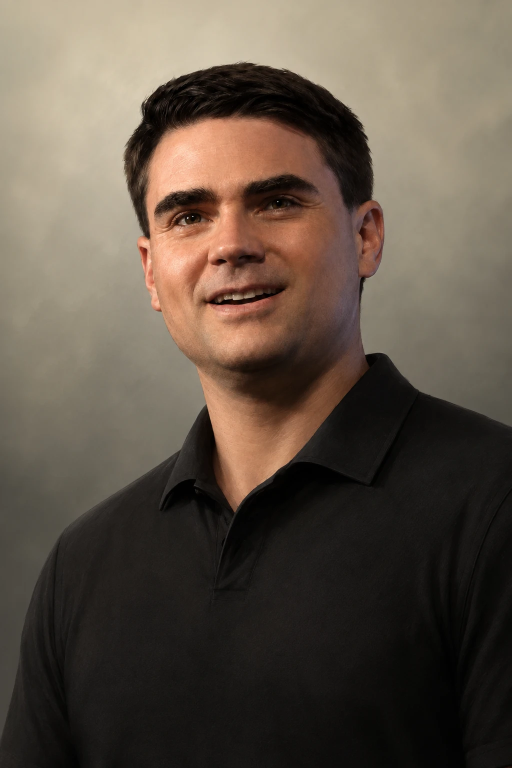
#> input picture hoi4-kekistan/tools/leader_portrait.png, 1024 x 1536 px (shown at 1/2 size)
$ python generate_portrait.py
#> lines starting #> are read from the running program, lines starting #| are printed output that depends on the picture
#!/usr/bin/env python3
"""Cut the country-leader portrait from tools/leader_portrait.png.

HOI4 country leader portraits are 156x210 and vanilla ships them as .dds, so
that is what gets written:

    gfx/leaders/GER/Portrait_Kekistan_Ben_Shapiro.dds

The source is 1024x1536 (2:3), portraits are ~0.74:1, so the height is cropped
from the bottom — the head stays where it is and torso comes off instead.

Requires Pillow.  Run from anywhere:  python3 tools/generate_portrait.py
"""

import os
import struct
from PIL import Image

HERE = os.path.dirname(os.path.abspath(__file__))
SOURCE = os.path.join(HERE, "leader_portrait.png")
OUT = os.path.join(HERE, "..", "Kekistan", "gfx", "leaders", "GER",
                   "Portrait_Kekistan_Ben_Shapiro.dds")

PORTRAIT = (156, 210)


def write_dds(img, path):
    """Uncompressed 32-bit BGRA .dds, the format vanilla portraits use.

    Pillow cannot write DDS, so the 128-byte header is assembled by hand:
    no mipmaps, no DXT compression, straight A8R8G8B8 pixel data.
    """
    img = img.convert("RGBA")
    w, h = img.size

    header = b"DDS " + struct.pack(
        "<7I44x8I20x",
        124,            # dwSize
        0x0000100F,     # CAPS | HEIGHT | WIDTH | PITCH | PIXELFORMAT
        h, w,
        w * 4,          # dwPitchOrLinearSize
        0,              # dwDepth
        0,              # dwMipMapCount   (dwReserved1[11] is the 44x)
        32,             # pixel format dwSize
        0x41,           # ALPHAPIXELS | RGB
        0,              # dwFourCC
        32,             # bits per pixel
        0x00FF0000,     # red mask
        0x0000FF00,     # green mask
        0x000000FF,     # blue mask
        0xFF000000,     # alpha mask   (dwCaps..dwReserved2 is the 20x)
    )
    # dwCaps sits inside that trailing pad, so patch DDSCAPS_TEXTURE in.
    header = header[:108] + struct.pack("<I", 0x1000) + header[112:]
    assert len(header) == 128, len(header)

    px = img.load()
    body = bytearray()
    for y in range(h):                  # dds is top-down
        for x in range(w):
            r, g, b, a = px[x, y]
            body += bytes((b, g, r, a))

    with open(path, "wb") as f:
        f.write(header)
        f.write(body)


def crop_to_aspect(img, aspect):
    """Trim the bottom (or the fly) until the image matches the aspect."""
    w, h = img.size
    if w / h > aspect:
        return img.crop((0, 0, round(h * aspect), h))
    return img.crop((0, 0, w, round(w / aspect)))


def main():
    src = Image.open(SOURCE).convert("RGB")
#> src is the input picture: PIL image 1024x1536 RGB; mean R, G, B 94.9, 82.9, 70.6
    cropped = crop_to_aspect(src, PORTRAIT[0] / PORTRAIT[1])
#> in crop_to_aspect, `return img.crop((0, 0, w, round(w / aspect)))`:
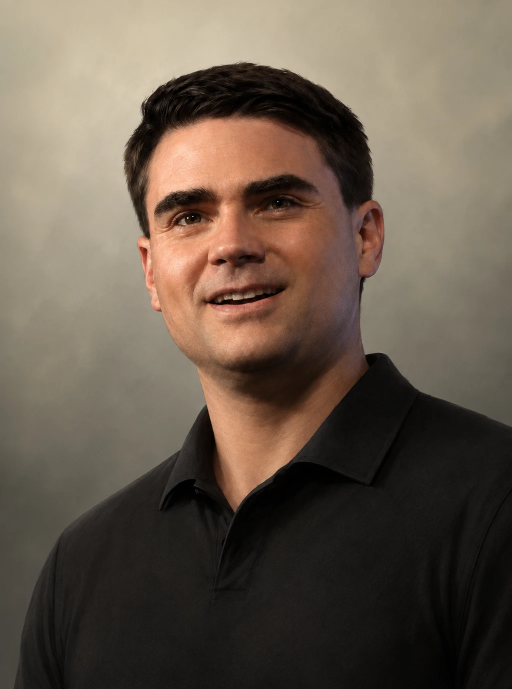
#> returned value: PIL image 1024x1378 RGB (shown at 1/2 size); mean R, G, B 103.7, 90.5, 77
    print("source", src.size, "cropped to", cropped.size)
#| source (1024, 1536) cropped to (1024, 1378)

    os.makedirs(os.path.dirname(OUT), exist_ok=True)
    write_dds(cropped.resize(PORTRAIT, Image.LANCZOS), OUT)
#> in write_dds, `img = img.convert("RGBA")`:
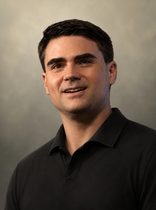
#> img: PIL image 156x210 RGBA; mean R, G, B, A 103.7, 90.5, 77, 255
    print("wrote", os.path.relpath(OUT, os.path.join(HERE, "..")),
          os.path.getsize(OUT), "bytes")


if __name__ == "__main__":
    main()
